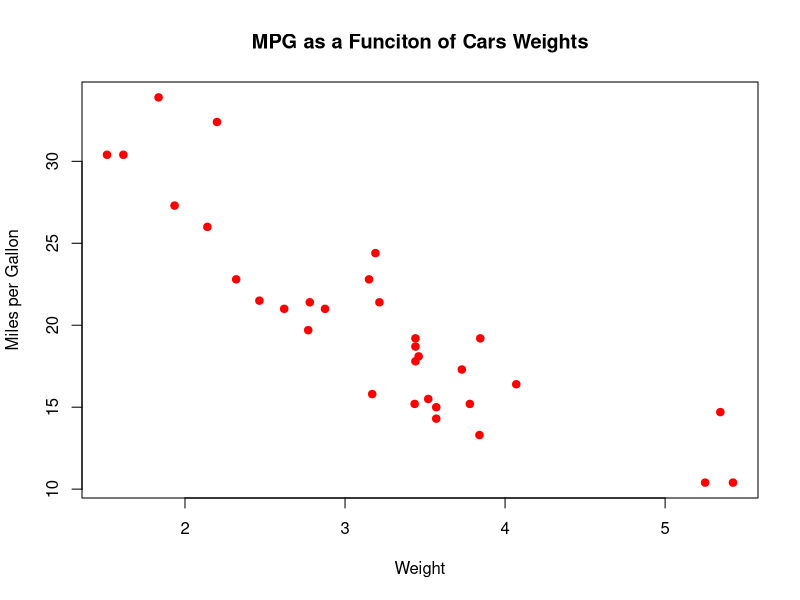
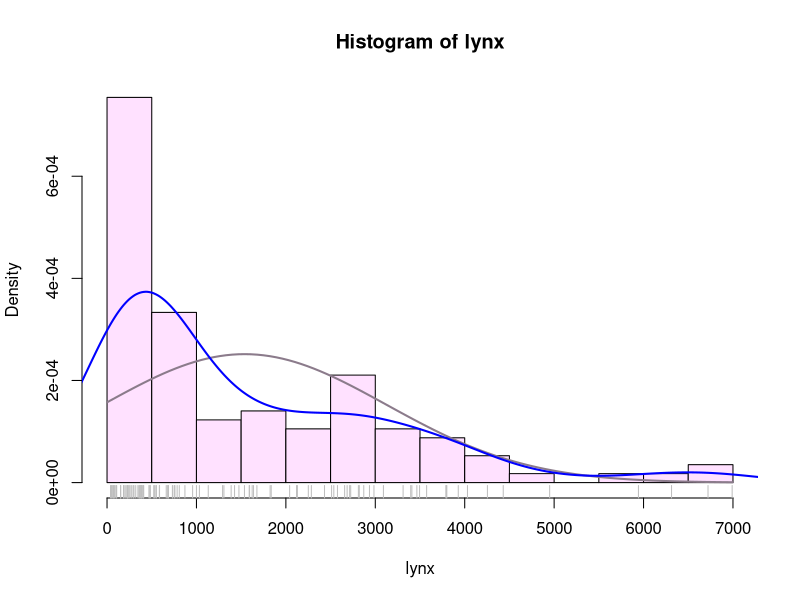

Source code (R) for these figures, in order:
### File: lesson103.R

## Part 1. Visualize linear regression

# Prepare data
library(datasets)
# Good habit to first visualize the data
plot(mtcars$wt,mtcars$mpg,
     pch = 19,
     col = "red",
     main = "MPG as a Funciton of Cars Weights",
     xlab = "Weight",
     ylab = "Miles per Gallon"
     )

## Part 2. Superimpose plot

# Prepare data
hist(lynx,
     breaks = 14,
     freq = FALSE, # axis shows density (sample number / total number) instead of frequency (sample number)
     col = "thistle1"
     )

# Add normal distribution curve and to be superimposed
curve(dnorm(x,mean=mean(lynx),sd=sd(lynx)),
      col = "thistle4",
      lwd = 2, # line width
      add = TRUE # superimpose to the previous figure
      )

# Add kernel density estimation result using command density()
lines(density(lynx),
      col = "blue",
      lwd = 2
)

# Add rug
rug(lynx,lwd=1,col="grey")

